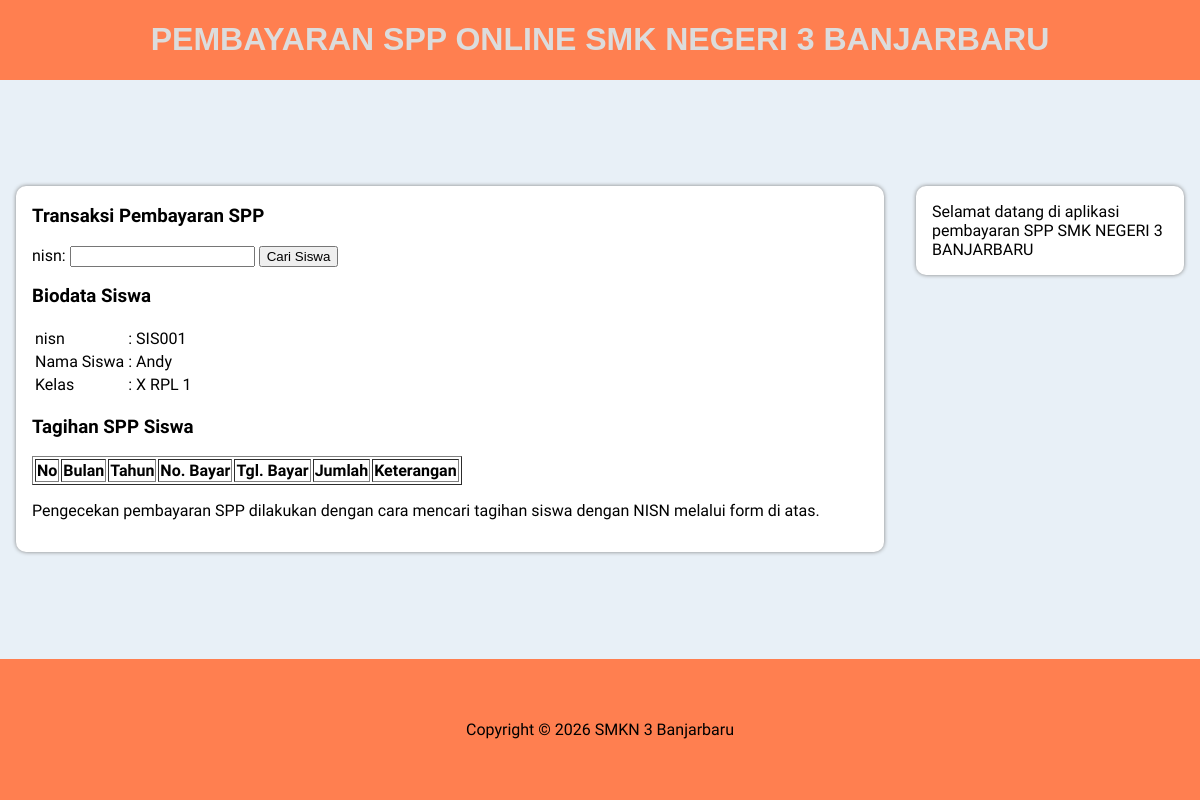
The page /bayar.php?nisn=SIS001 on the database its author committed.
### tables this page shows
CREATE TABLE `siswa` (
  `nisn` varchar(10) NOT NULL,
  `nis` varchar(8) NOT NULL,
  `nama` varchar(35) NOT NULL,
  `id_kelas` varchar(11) NOT NULL,
  `alamat` text NOT NULL,
  `no_telp` varchar(15) NOT NULL,
  `id_spp` varchar(5) NOT NULL
);

CREATE TABLE `kelas` (
  `id_kelas` varchar(5) NOT NULL,
  `nama_kelas` varchar(10) NOT NULL,
  `kompetensi_keahlian` varchar(30) NOT NULL
);

### bayar.php (the view, shortened to what this page needs)
<html>
<head>
    <link rel="stylesheet" type="text/css" href="src/style.css">
</head>
<body>
    <header>
        <h1>PEMBAYARAN SPP ONLINE SMK NEGERI 3 BANJARBARU</h1>
    </header>
    <main>
        <section class="blog">
            <article class="konten">
                <h3>Transaksi Pembayaran SPP</h3>
                <form method="get" action="">
                    nisn: <input type="text" name="nisn">
                    <input type="submit" name="cari" value="Cari Siswa">
                </form>
                <?php
                include_once "src/koneksi.php";
                if (isset($_GET['nisn']) && $_GET['nisn'] !== '') {
                    $sql_siswa = mysqli_query($koneksi, "SELECT * FROM kelas JOIN siswa ON kelas.id_kelas = siswa.id_kelas
                    JOIN spp ON siswa.id_spp = spp.id_spp WHERE nisn='$_GET[nisn]'");
                    $data = mysqli_fetch_array($sql_siswa);
                ?>
                <h3>Biodata Siswa</h3>
                <table>
                    <tr>
                        <td>nisn</td>
                        <td>:</td>
                        <td><?php echo $data['nisn']; ?></td>
                    </tr>
                    <tr>
                        <td>Nama Siswa</td>
                        <td>:</td>
                        <td><?php echo $data['nama']; ?></td>
                    </tr>
                    <tr>
                        <td>Kelas</td>
                        <td>:</td>
                        <td><?php echo $data['nama_kelas']; ?></td>
                    </tr>
                </table>
                <h3>Tagihan SPP Siswa</h3>
                <table border="1">
                    <tr>
                        <th>No</th>
                        <th>Bulan</th>
                        <th>Tahun</th>
                        <th>No. Bayar</th>
                        <th>Tgl. Bayar</th>
                        <th>Jumlah</th>
                        <th>Keterangan</th>
                    </tr>
                </table>
                <?php
                }
                ?>
                <p>Pengecekan pembayaran SPP dilakukan dengan cara mencari tagihan siswa dengan
                    NISN melalui form di atas.
                </p>
            </article>
        </section>
    </main>
    <aside class="sidebar">
        <div class="widget">
            <p>Selamat datang di aplikasi pembayaran SPP SMK NEGERI 3 BANJARBARU</p>
        </div>
    </aside>
    <footer>
        <p>Copyright &copy; 2026 SMKN 3 Banjarbaru</p>
    </footer>
</body>
</html>

### src/style.css (style rules this page uses)
body { box-sizing: border-box; font-family: 'arimo', sans-serif; margin: 0; background-color: rgb(232, 240, 247); display: grid; row-gap: 1rem; grid-template-columns: 3fr 1fr; grid-template-areas: "header header" "main sidebar" "footer footer"; }
header { grid-area: header; display: flex; flex-direction: column; align-items: center; flex-wrap: wrap; background-color: coral; max-height: fit-content; }
header h1 { color: gainsboro; font-family: "Lucida Sans", "Lucida Sans Regular", "Lucida Grande", "Lucida Sans Unicode", Geneva, Verdana, sans-serif; }
main { grid-area: main; align-self: flex-start; background-color: white; border-radius: 10px; padding: 0 1rem 1rem; margin: 0 1rem; box-shadow: 0px 0px 4px gray; }
.sidebar { grid-area: sidebar; align-self: flex-start; background-color: white; border-radius: 10px; padding: 0 1rem; margin: 0 1rem; box-shadow: 0px 0px 4px gray; }
footer { grid-area: footer; background-color: coral; display: flex; justify-content: center; align-items: center; }

### rows shown on the page
siswa: nisn "SIS001", nama "Andy", id_kelas.nama_kelas "X RPL 1"
